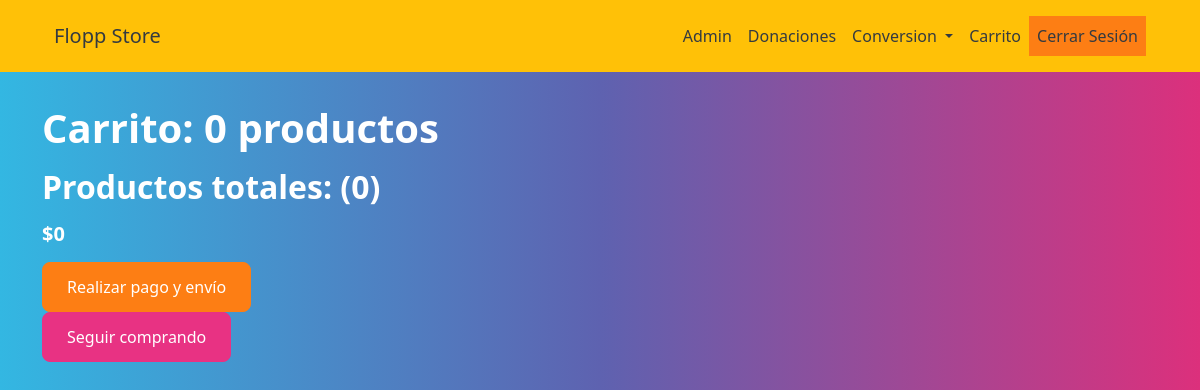
Page /carrito/ (signed in) on the earlier database version.
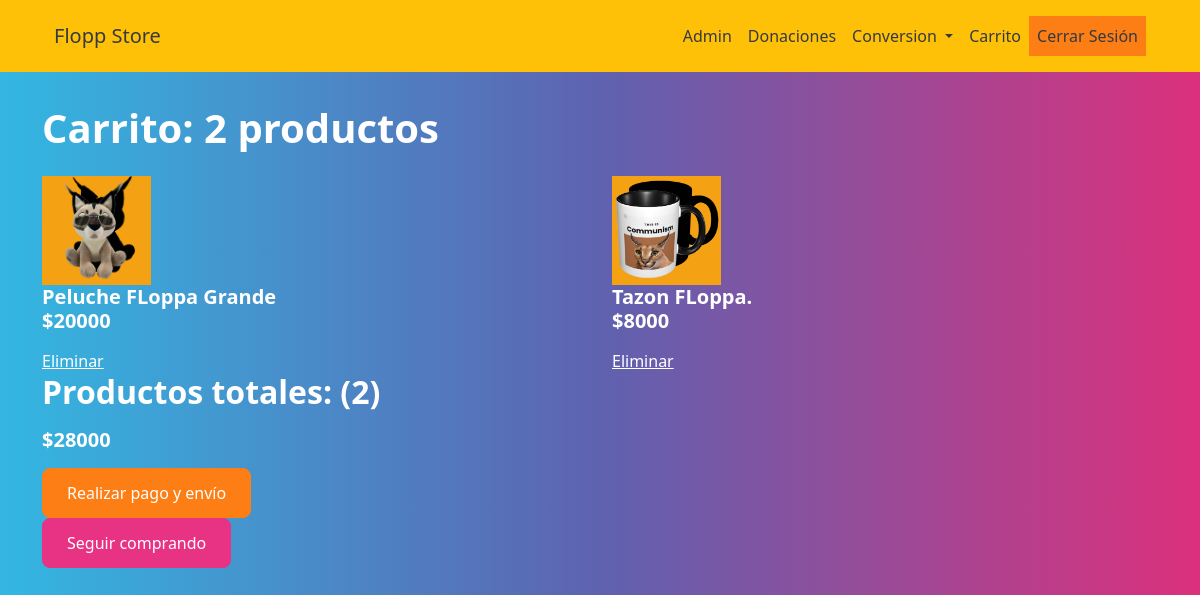
Same page on the later database version.
### core/models.py (models this page shows, shortened)
class Carrito(models.Model):
    user = models.ForeignKey(User, on_delete=models.CASCADE)
    total = models.IntegerField(blank=True, default=0)
    productos = models.ForeignKey(Producto, on_delete=models.CASCADE)

class Producto(models.Model):
    nombre = models.CharField(max_length=100, null=True)
    precio = models.IntegerField()
    descripcion = models.CharField(max_length=200, null=True)
    marca = models.CharField(max_length=100, null=True)
    cantidad = models.IntegerField()
    img = models.ImageField()

### core/views.py (the view)
# urls.py: path('carrito/', carrito, name="carrito"),
def carrito(request):
    user = request.user.id
    carrito = Carrito.objects.filter(user_id = user)
    total = 0
    for carritos in carrito:
        total += carritos.productos.precio
    return render(request, 'Carrito.html', {'carrito':carrito, 'total': total})

### template/Carrito.html (shortened to what this page needs)
{% extends 'base.html' %}
{% load static %}
{% block content %}
    <div class="container mt-3">
        <div class="row">
          <h1>Carrito: {{carrito.count}} productos</h1>
        </div>
        <main class="row">
          {% for p in carrito %}
          <div class="col-md-6 order-md-1">
            <img class="card-img-top" src="{{p.productos.img.url}}" alt="Brit care dog adult large breed salmon and potato 12kg" style="max-width: 20%;">
            <div class="card-body">
              <h5 class="card-title">{{p.productos.nombre}}</h5>
              <div class="card-title"> <label class="h5">$</label><label class="h5" id="cardPrice">{{p.productos.precio}}</label></div>
              <a href="#" class="card-link">Eliminar</a>
            </div>
          </div>
          {% endfor %}
          <div class="col-md-4 order-md-2">
            <h2>Productos totales: ({{carrito.count}})</h2>
            <p class="lead mt-2"> <div class="card-title"> <label class="h5">$</label><label class="h5" id="cardPrice2">{{total}}</label></div>
            <a href="{% url 'pagar' %}" class="btn btn-danger placeholder-glow">Realizar pago y envío</a>
            <a href="{% url 'home' %}" class="btn btn-primary">Seguir comprando</a>
          </div>
        </main>
{% endblock %}

Differences in the rows shown:
added Carrito: productos.img (picture), productos.nombre "Peluche FLoppa Grande", productos.precio "20000"
added Carrito: productos.img (picture), productos.nombre "Tazon FLoppa.", productos.precio "8000"
Other differences:
{{ carrito.count }}: "0" → "2"
{{ total }}: "0" → "28000"
